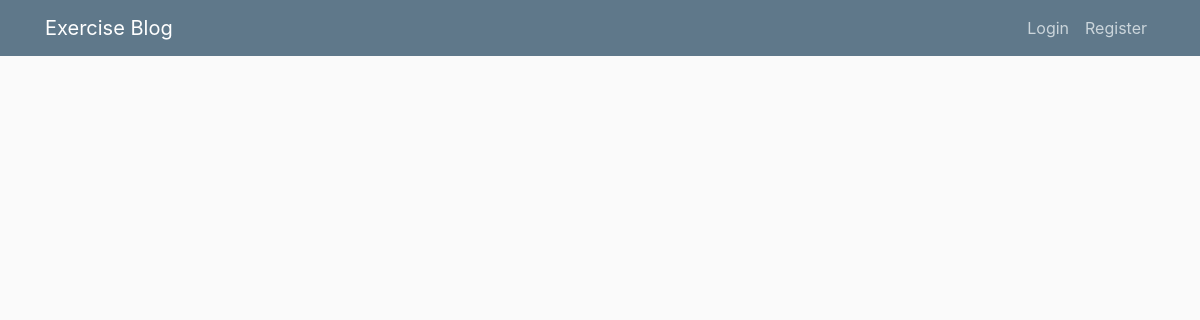
Page /home on the earlier database version.
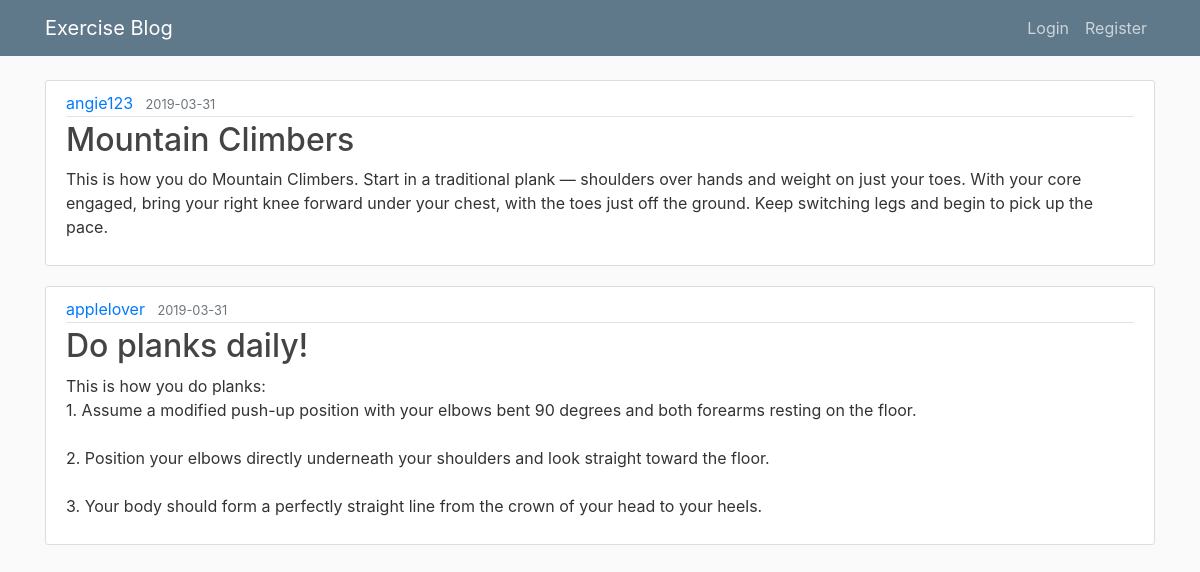
Same page on the later database version.
### flaskblog/models.py (models this page shows, shortened)
class Post(db.Model):
    id = db.Column(db.Integer, primary_key=True)
    title = db.Column(db.String(100), nullable=False)
    date_posted = db.Column(db.DateTime, nullable=False, default=datetime.utcnow)
    content = db.Column(db.Text, nullable=False)
    user_id = db.Column(db.Integer, db.ForeignKey('user.id'), nullable=False)

class User(db.Model, UserMixin):
	id = db.Column(db.Integer, primary_key=True)
	username = db.Column(db.String(20), unique=True, nullable=False)
	email = db.Column(db.String(80), unique=True, nullable=False)
	password = db.Column(db.String(20), nullable=False)
	posts = db.relationship('Post', backref='author', lazy=True)

### flaskblog/routes.py (the view)
@app.route("/")
@app.route("/home")
def home():
	posts = Post.query.all()
	return render_template ('home.html', posts=posts)

### flaskblog/templates/home.html
{% extends "layout.html" %}
{% block content %}
	{% for post in posts %}
	<article class="media content-section">
	  <div class="media-body">
	    <div class="article-metadata">
	      <a class="mr-2" href="#">{{ post.author.username }}</a>
	      <small class="text-muted">{{ post.date_posted.strftime('%Y-%m-%d') }}</small>
	    </div>
	    <h2><a class="article-title" href="#">{{ post.title }}</a></h2>
	    <p class="article-content">{{ post.content }}</p>
	  </div>
	</article>
	{% endfor %}
{% endblock content %}

### flaskblog/templates/layout.html (shortened to what this page needs)
<!DOCTYPE html>
<html>
<head>
    <link rel="stylesheet" href="https://maxcdn.bootstrapcdn.com/bootstrap/4.0.0/css/bootstrap.min.css">
    <link rel="stylesheet" type = "text/css" href="{{ url_for('static', filename='main.css') }}">
</head>
<body>
	<header class="site-header">
	  <nav class="navbar navbar-expand-md navbar-dark bg-steel fixed-top">
	    <div class="container">
	      <a class="navbar-brand mr-4" href="/">Exercise Blog</a>
	        <div class="navbar-nav ">
	          {% if current_user.is_authenticated %}
	          	<a class="nav-item nav-link" href="{{ url_for('new_post') }}">Create Post</a>
	          	<a class="nav-item nav-link" href="{{ url_for('account') }}">Account</a>
	          	<a class="nav-item nav-link" href="{{ url_for('logout') }}">Logout</a>
	          {% else %}
		          <a class="nav-item nav-link" href="{{ url_for('login') }}">Login</a>
		          <a class="nav-item nav-link" href="{{ url_for('register') }}">Register</a>
		      {% endif %}
	        </div>
	    </div>
	  </nav>
	</header>
	<div class ="container">
		{% block content %}{% endblock %}
	</div>
</body>
</html>

### flaskblog/static/main.css (style rules this page uses)
body { background: #fafafa; color: #333333; margin-top: 5rem; }
h1, h2, h3, h4, h5, h6 { color: #444444; }
.bg-steel { background-color: #5f788a; }
.site-header .navbar-nav .nav-link { color: #cbd5db; }
.content-section { background: #ffffff; padding: 10px 20px; border: 1px solid #dddddd; border-radius: 3px; margin-bottom: 20px; }
.article-title { color: #444444; }
.article-content { white-space: pre-line; }
.article-metadata { padding-bottom: 1px; margin-bottom: 4px; border-bottom: 1px solid #e3e3e3 }

Differences in the rows shown:
added Post: author.username "angie123", date_posted "2019-03-31", title "Mountain Climbers", content "This is how you do Mountain Climbers. Start in a traditional plank — shoulders over hands and weight on just your toes. With your core engaged, bring your right knee forward under your chest, with the toes just off the ground. Keep switching legs and begin to pick up the pace."
added Post: author.username "applelover", date_posted "2019-03-31", title "Do planks daily!", content "This is how you do planks: 1. Assume a modified push-up position with your elbows bent 90 degrees and both forearms resting on the floor. 2. Position your elbows directly underneath your shoulders and look straight toward the floor. 3. Your body should form a perfectly straight line from the crown of your head to your heels."
